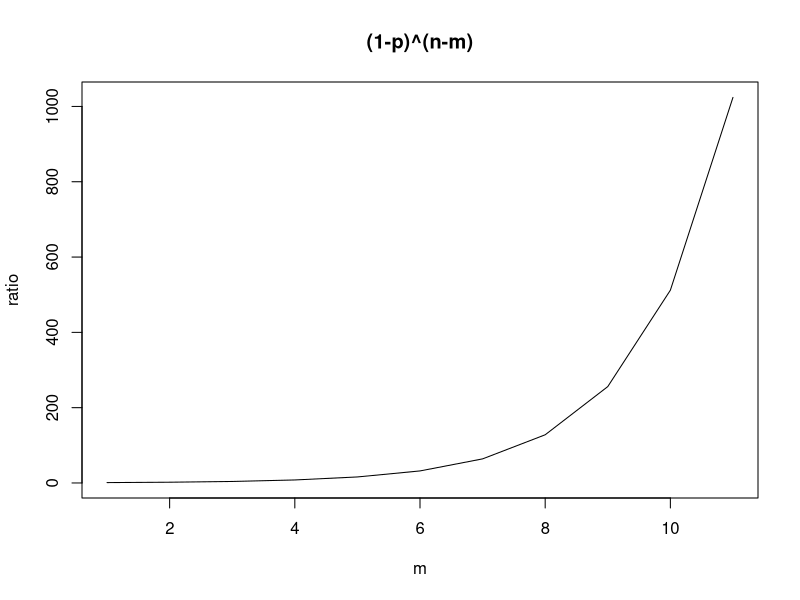
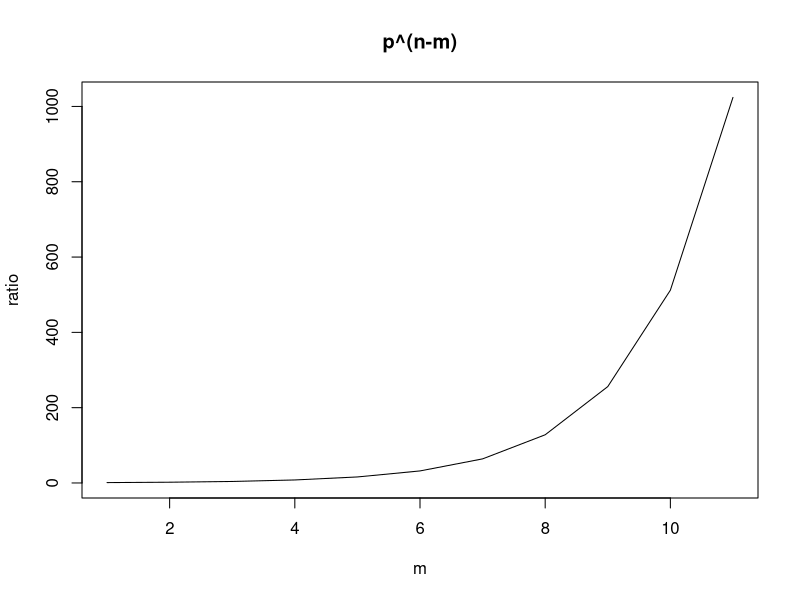
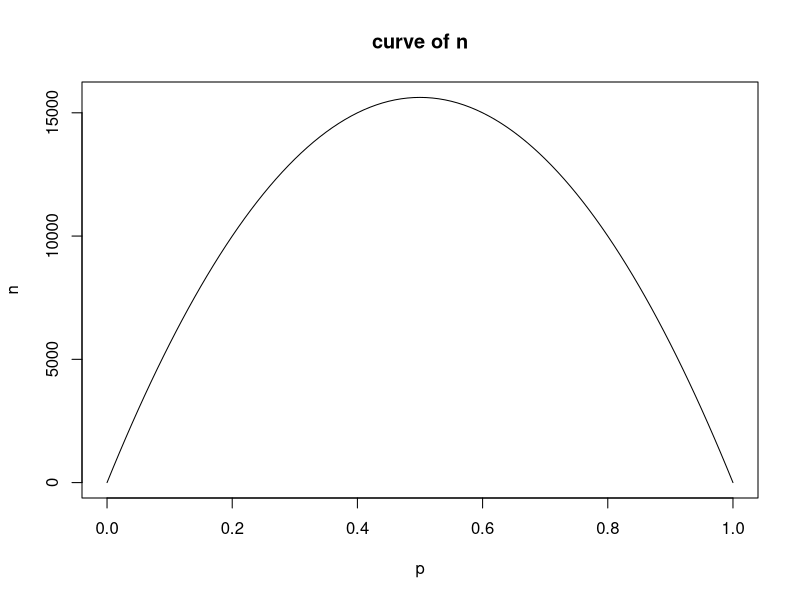
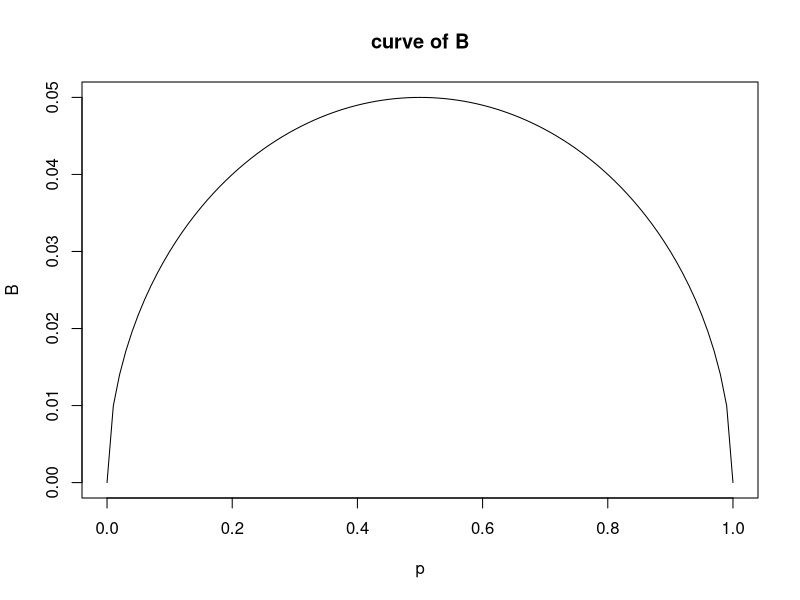
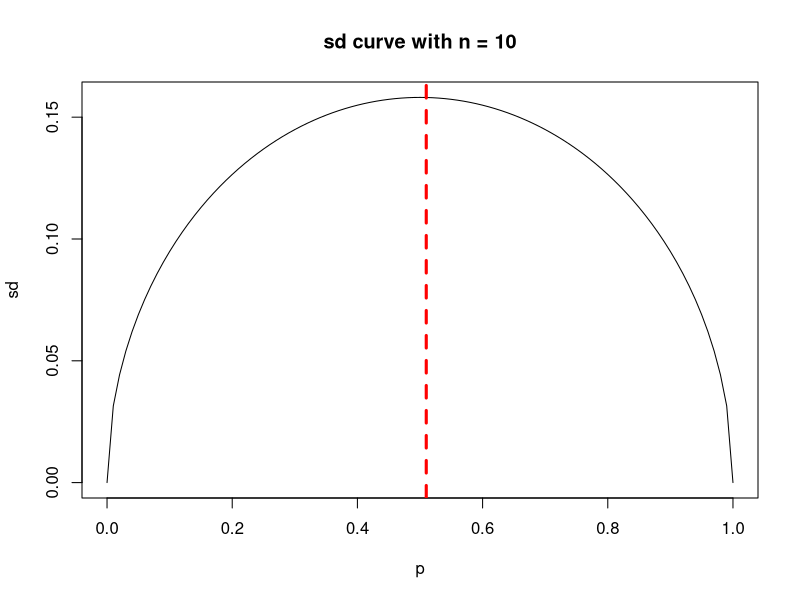
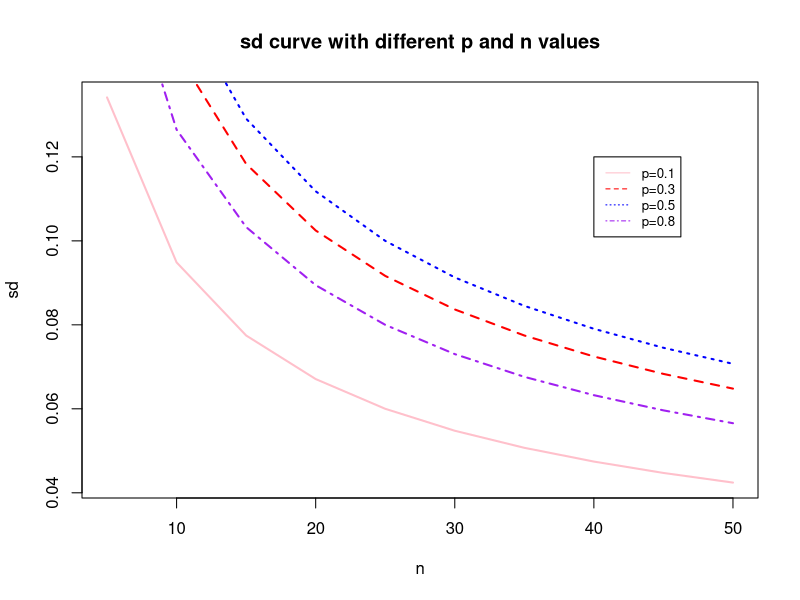
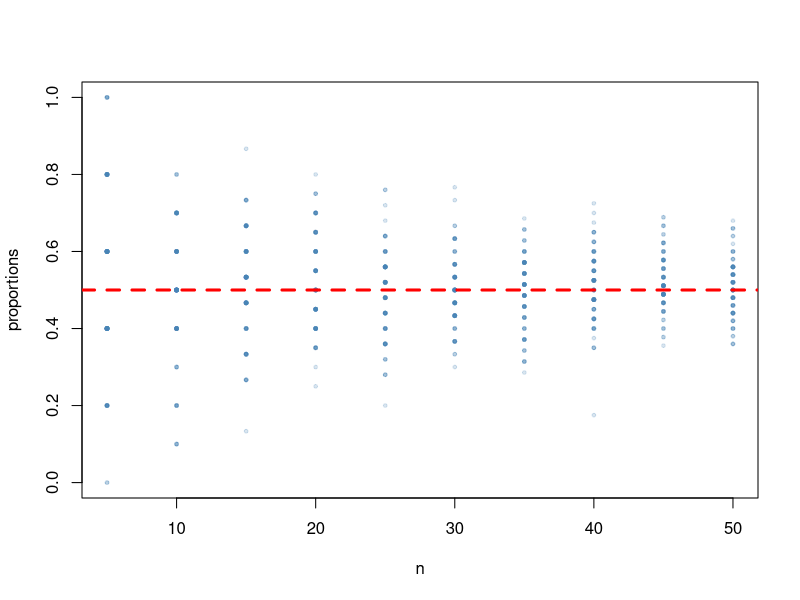
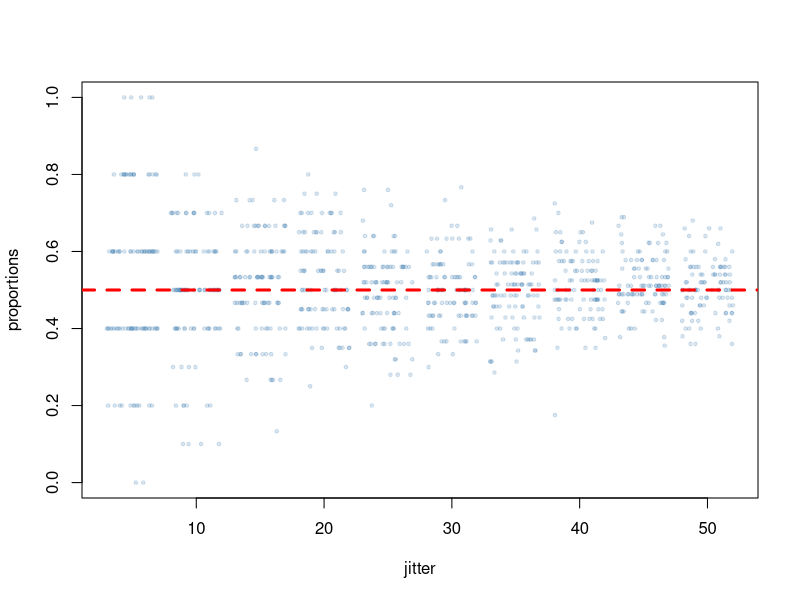

Source code (R) for these figures, in order:
## ---- chunk 1
        prob_ratio1 <- function (n, a, b, odds = 1) {
            (choose(n,a)/choose(n,b))*odds^(a-b)
        }
## ---- chunk 2
        prob_ratio2 <- function (n, a, b, odds = 1) {
           p = odds/(1+odds)
           dbinom(a,n,p)/dbinom(b,n,p)
        }
## ---- chunk 3
            # choose() function
            prob_ratio1(50, a = 5, b = 45)
            prob_ratio1(50, a = 5, b = 45, odds = 9)
            # dbinom() function
            prob_ratio2(50, a = 5, b = 45)
            prob_ratio2(50, a = 5, b = 45, odds = 9)
## ---- chunk 4
        pxy_fun1<-function(n,m,p) {
           return ((1-p)^(n-m))
        }
        pxy_fun2<-function(n,m,p) {
           return (p^(n-m))
        }
        pxy_fun1(5,7,0.5)
        plot(pxy_fun1(5,5:15,0.5),main="(1-p)^(n-m)",xlab="m",ylab="ratio",type = 'l')
        plot(pxy_fun2(5,5:15,0.5),main="p^(n-m)",xlab="m",ylab="ratio",type = 'l')
## ---- chunk 5
        sd_p_wig<-function(n, p) {
            sqrt(p*(1-p)/n)
    }
## ---- chunk 6
      n<-function( p) {
          250^2 * p * (1-p)
      }
      p = seq(0,1,0.01)
      plot(p,n(p), main="curve of n", xlab="p", ylab="n", type = 'l')
## ---- chunk 7
        B<-function( p) {
            1/10 * sqrt(p * (1-p))
        }
        p = seq(0,1,0.01)
        plot(p,B(p), main="curve of B", xlab="p", ylab="B", type = 'l')
## ---- chunk 8
        p = seq(0,1,0.01)
        r = sd_p_wig(10,p)
        plot(p,r, main="sd curve with n = 10", xlab="p", ylab="sd", type = 'l')
        abline(v = which.max(r)/100, col ="red",lwd=3,lty=2)
## ---- chunk 9
        n = seq(5,50,5)
        r1 = sd_p_wig(n,0.1)
        r2 = sd_p_wig(n,0.3)
        r3 = sd_p_wig(n,0.5)
        r4 = sd_p_wig(n,0.8)
        plot(n,r1, col="pink", main="sd curve with different p and n values", xlab="n", 
             ylab="sd", type =         'l',lwd = 2,lty=1)
        lines(n,r2, col="red",lwd = 2, lty = 2)
        lines(n,r3, col="blue",lwd = 2, lty = 3)
        lines(n,r4, col="purple",lwd = 2, lty = 4)
        legend(40, 0.12, legend=c("p=0.1", "p=0.3","p=0.5","p=0.8"),
               col=c("pink", "red","blue","purple"),         lty=1:4, cex=0.8)
## ---- chunk 10
       n = seq(5,50,5)
       n1 = rep(n,each=100)
       r = rbinom(length(n1), size=n1, 0.5)
## ---- chunk 11
       plot(n1,r/n1,xlab = "n",ylab = "proportions",ylim=c(0,1),pch=19,
            col= adjustcolor("steelblue",0.2), cex =0.5)
       abline(h = 0.5, col ="red",lwd=3,lty=2)
## ---- chunk 12
       plot(jitter(n1,2),r/n1,xlab = "jitter", ylab = "proportions", ylim=c(0,1),
            pch = 19, col = adjustcolor("steelblue",0.2), cex =0.5)
       abline(h = 0.5, col ="red",lwd=3,lty=2)
